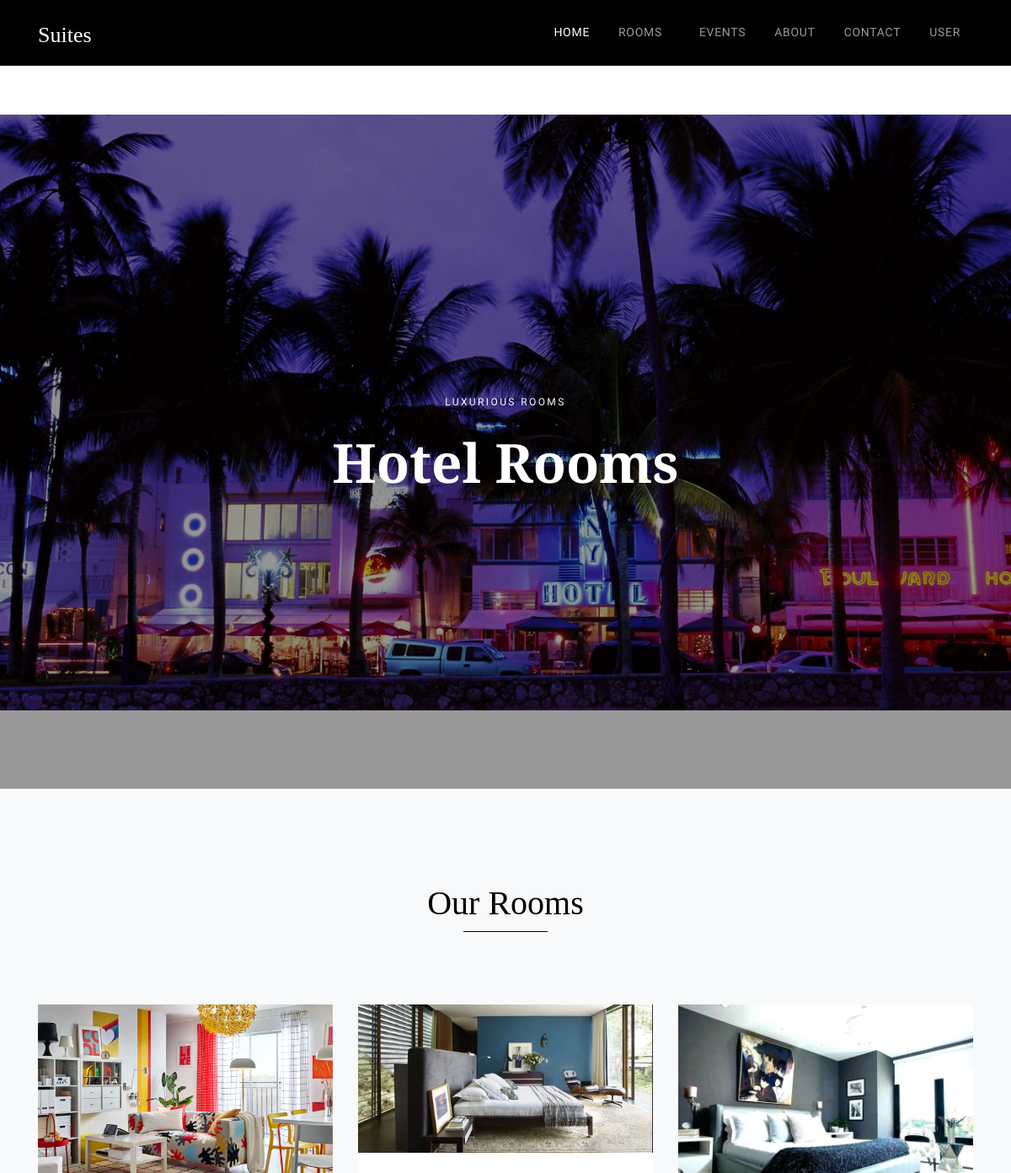
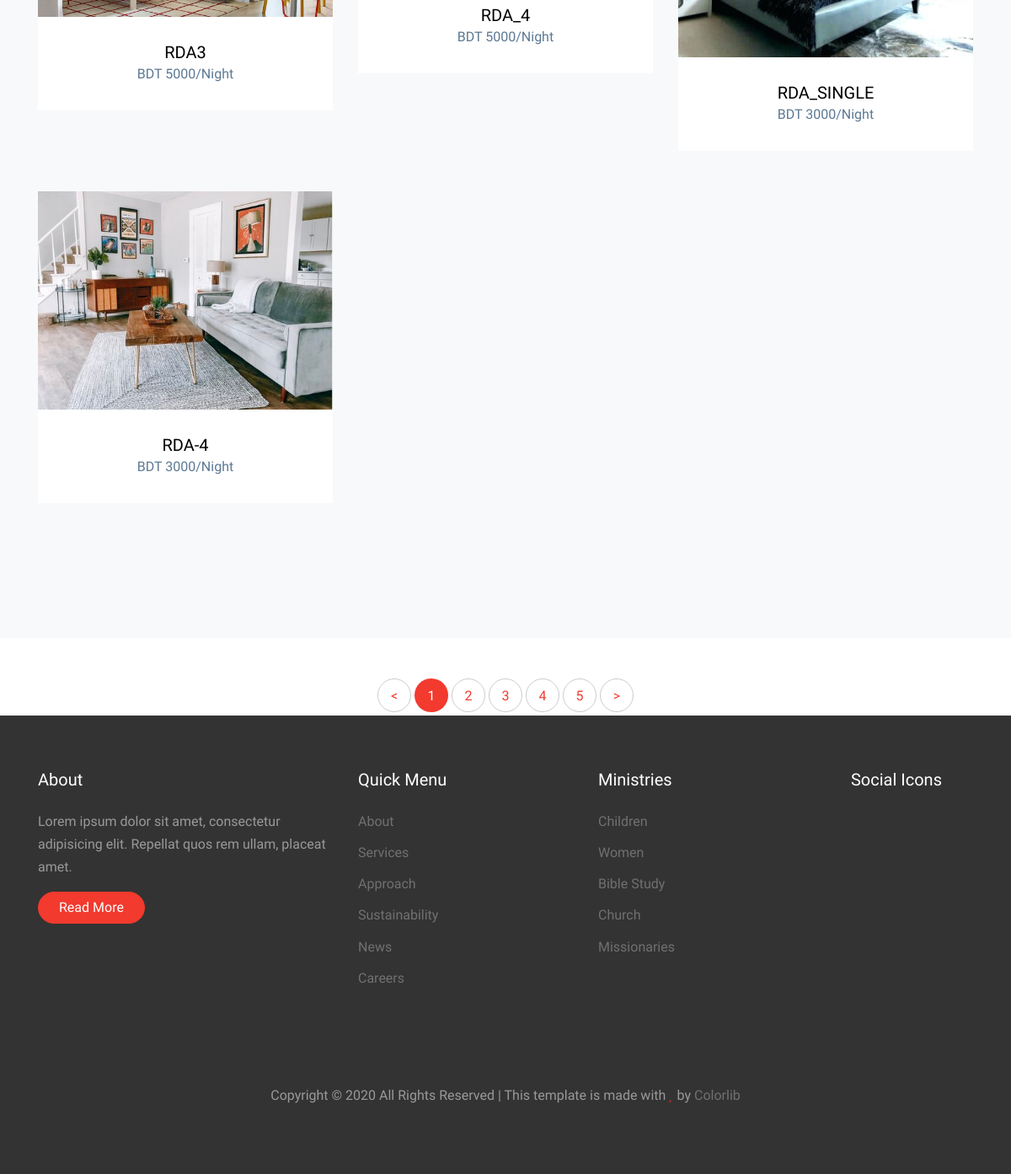
The page /rooms.php on the database its author committed (2 pictures, top to bottom).
### tables this page shows
CREATE TABLE `bed` (
  `sl_id` int(20) NOT NULL,
  `bed_no` varchar(100) NOT NULL,
  `room_id` varchar(100) NOT NULL,
  `check_in` varchar(100) NOT NULL,
  `check_out` varchar(100) NOT NULL,
  `user_id` int(50) NOT NULL,
  `status` int(50) NOT NULL,
  `bed_image` varchar(100) NOT NULL
);

CREATE TABLE `add_room` (
  `id` int(11) NOT NULL,
  `name` varchar(100) NOT NULL,
  `hotel_id` int(50) NOT NULL,
  `wifi` varchar(100) NOT NULL,
  `ac` varchar(100) NOT NULL,
  `ac_per_day` int(50) NOT NULL,
  `body_message` varchar(100) NOT NULL,
  `body_message_per_day` int(50) NOT NULL,
  `meal` varchar(100) NOT NULL,
  `meal_per_day` int(50) NOT NULL,
  `image` varchar(50) NOT NULL,
  `price` int(11) NOT NULL,
  `bed_cost` int(100) NOT NULL,
  `type` varchar(20) NOT NULL
);

### rooms.php (the view, shortened to what this page needs)
<!DOCTYPE html>
<html lang="en">
  <head>
    <link rel="stylesheet" href="fonts/icomoon/style.css">
    <link rel="stylesheet" href="css/bootstrap.min.css">
    <link rel="stylesheet" href="css/magnific-popup.css">
    <link rel="stylesheet" href="css/jquery-ui.css">
    <link rel="stylesheet" href="css/owl.carousel.min.css">
    <link rel="stylesheet" href="css/owl.theme.default.min.css">
    <link rel="stylesheet" href="css/bootstrap-datepicker.css">
    <link rel="stylesheet" href="css/animate.css">
    <link rel="stylesheet" href="https://cdn.jsdelivr.net/npm/mediaelement@4.2.7/build/mediaelementplayer.min.css">
    <link rel="stylesheet" href="fonts/flaticon/font/flaticon.css">
    <link rel="stylesheet" href="css/aos.css">
    <link rel="stylesheet" href="css/style.css">
  </head>
  <body>
  <div class="site-wrap">
   <?php include'header.php'?>
    <div class="site-blocks-cover overlay" style="background-image: url(images/hero_1.jpg);" data-aos="fade" data-stellar-background-ratio="0.5">
        <div class="container">
          <div class="row align-items-center justify-content-center">
            <div class="col-md-7 text-center" data-aos="fade">
              <span class="caption mb-3">Luxurious Rooms</span>
              <h1 class="mb-4">Hotel Rooms</h1>
            </div>
          </div>
        </div>
      </div>
    <div class="site-section bg-light">
      <div class="container">
        <div class="row">
          <div class="col-md-6 mx-auto text-center mb-5 section-heading">
            <h2 class="mb-5">Our Rooms</h2>
          </div>
        </div>
        <div class="row">
		<?php
						$sql = "SELECT bed.sl_id,bed.bed_no,bed.room_id,bed.status,bed.bed_image,add_room.name,add_room.price from bed INNER JOIN add_room on bed.room_id = add_room.id";
						$re = mysqli_query($con,$sql);
						while($row= mysqli_fetch_array($re))
										{
												$id = $row['sl_id'];
												$bedname = $row['bed_no'];
												$image = $row['bed_image'];
												$price = $row['price'];
											?>
          <div class="col-md-6 col-lg-4 mb-5">
            <div class="hotel-room text-center">
              <a href="view_details.php?id=<?php echo $id ;?>" class="d-block mb-0 thumbnail"><img src="images/bed/<?php echo $image;?>" alt="Image" class="img-fluid"></a>
              <div class="hotel-room-body">
                <h3 class="heading mb-0"><a href="view_details.php?id=<?php echo $id ;?>" ><?php echo $bedname;?></a></h3>
                <strong class="price">BDT <?php echo $price;?>/Night</strong>
              </div>
            </div>
          </div>
		  <?php }
										?>
        </div>
      </div>
    </div>
        <div class="row mt-5">
          <div class="col-md-12 text-center">
            <div class="site-block-27">
              <ul>
                <li><a href="#">&lt;</a></li>
                <li class="active"><span>1</span></li>
                <li><a href="#">2</a></li>
                <li><a href="#">3</a></li>
                <li><a href="#">4</a></li>
                <li><a href="#">5</a></li>
                <li><a href="#">&gt;</a></li>
              </ul>
            </div>
          </div>
        </div>
      </div>
    <footer class="site-footer">
      <div class="container">
        <div class="row">
          <div class="col-md-4">
            <h3 class="footer-heading mb-4 text-white">About</h3>
            <p>Lorem ipsum dolor sit amet, consectetur adipisicing elit. Repellat quos rem ullam, placeat amet.</p>
            <p><a href="#" class="btn btn-primary pill text-white px-4">Read More</a></p>
          </div>
          <div class="col-md-6">
            <div class="row">
              <div class="col-md-6">
                <h3 class="footer-heading mb-4 text-white">Quick Menu</h3>
                  <ul class="list-unstyled">
                    <li><a href="#">About</a></li>
                    <li><a href="#">Services</a></li>
                    <li><a href="#">Approach</a></li>
                    <li><a href="#">Sustainability</a></li>
                    <li><a href="#">News</a></li>
                    <li><a href="#">Careers</a></li>
                  </ul>
              </div>
              <div class="col-md-6">
                <h3 class="footer-heading mb-4 text-white">Ministries</h3>
                  <ul class="list-unstyled">
                    <li><a href="#">Children</a></li>
                    <li><a href="#">Women</a></li>
                    <li><a href="#">Bible Study</a></li>
                    <li><a href="#">Church</a></li>
                    <li><a href="#">Missionaries</a></li>
                  </ul>
              </div>
            </div>
          </div>
          <div class="col-md-2">
            <div class="col-md-12"><h3 class="footer-heading mb-4 text-white">Social Icons</h3></div>
              <div class="col-md-12">
                <p>
                  <a href="#" class="pb-2 pr-2 pl-0"><span class="icon-facebook"></span></a>
                  <a href="#" class="p-2"><span class="icon-twitter"></span></a>
                  <a href="#" class="p-2"><span class="icon-instagram"></span></a>
                  <a href="#" class="p-2"><span class="icon-vimeo"></span></a>
                </p>
              </div>
          </div>
        </div>
        <div class="row pt-5 mt-5 text-center">
          <div class="col-md-12">
            <p>
            Copyright &copy;  All Rights Reserved | This template is made with <i class="icon-heart text-primary" aria-hidden="true"></i> by <a href="https://colorlib.com" target="_blank" >Colorlib</a>
            </p>
          </div>
        </div>
      </div>
    </footer>
  </body>
</html>

### header.php (shortened to what this page needs)
     <!DOCTYPE html>
<html lang="en">
  <head>
    <link rel="stylesheet" href="fonts/icomoon/style.css">
    <link rel="stylesheet" href="css/bootstrap.min.css">
    <link rel="stylesheet" href="css/magnific-popup.css">
    <link rel="stylesheet" href="css/jquery-ui.css">
    <link rel="stylesheet" href="css/owl.carousel.min.css">
    <link rel="stylesheet" href="css/owl.theme.default.min.css">
    <link rel="stylesheet" href="css/bootstrap-datepicker.css">
    <link rel="stylesheet" href="css/animate.css">
    <link rel="stylesheet" href="https://cdn.jsdelivr.net/npm/mediaelement@4.2.7/build/mediaelementplayer.min.css">
    <link rel="stylesheet" href="fonts/flaticon/font/flaticon.css">
    <link rel="stylesheet" href="css/aos.css">
    <link rel="stylesheet" href="css/style.css">
  </head>
         <body>
         <div class="site-navbar-wrap js-site-navbar bg-black">
      <div class="container">
        <div class="site-navbar bg-black">
          <div class="py-1">
            <div class="row align-items-center">
              <div class="col-2">
                <h2 class="mb-0 site-logo"><a href="index.php">Suites</a></h2>
              </div>
              <div class="col-10">
                <nav class="site-navigation text-right" role="navigation">
                  <div class="container">
                    <ul class="site-menu js-clone-nav d-none d-lg-block" >
                      <li class="active">
                        <a href="index.php">Home</a>
                      </li>
                     <li class="has-children">
                        <a href="rooms.php">Rooms</a>
                      </li>
                      <li><a href="events.php">Events</a></li>
                      <li><a href="about.php">About</a></li>
                      <li><a href="contact.php">Contact</a></li>
                        <?php
                        if(!isset($_SESSION["userId"]))
                        { ?>
                        <li><a href="login.php">User</a></li>
                        <?php }
                        ?>
                    </ul>
                  </div>
                </nav>
              </div>
            </div>
          </div>
        </div>
      </div>
    </div>
    <br>
    <br>
    <br>
    <br>
    <br>
    </body>
</html>

### rows shown on the page
bed: bed_image (picture), bed_no "RDA3", add_room.price "5000"
bed: bed_image (picture), bed_no "RDA_4", add_room.price "5000"
bed: bed_image (picture), bed_no "RDA_SINGLE", add_room.price "3000"
bed: bed_image (placeholder picture), bed_no "RDA-4", add_room.price "3000"
